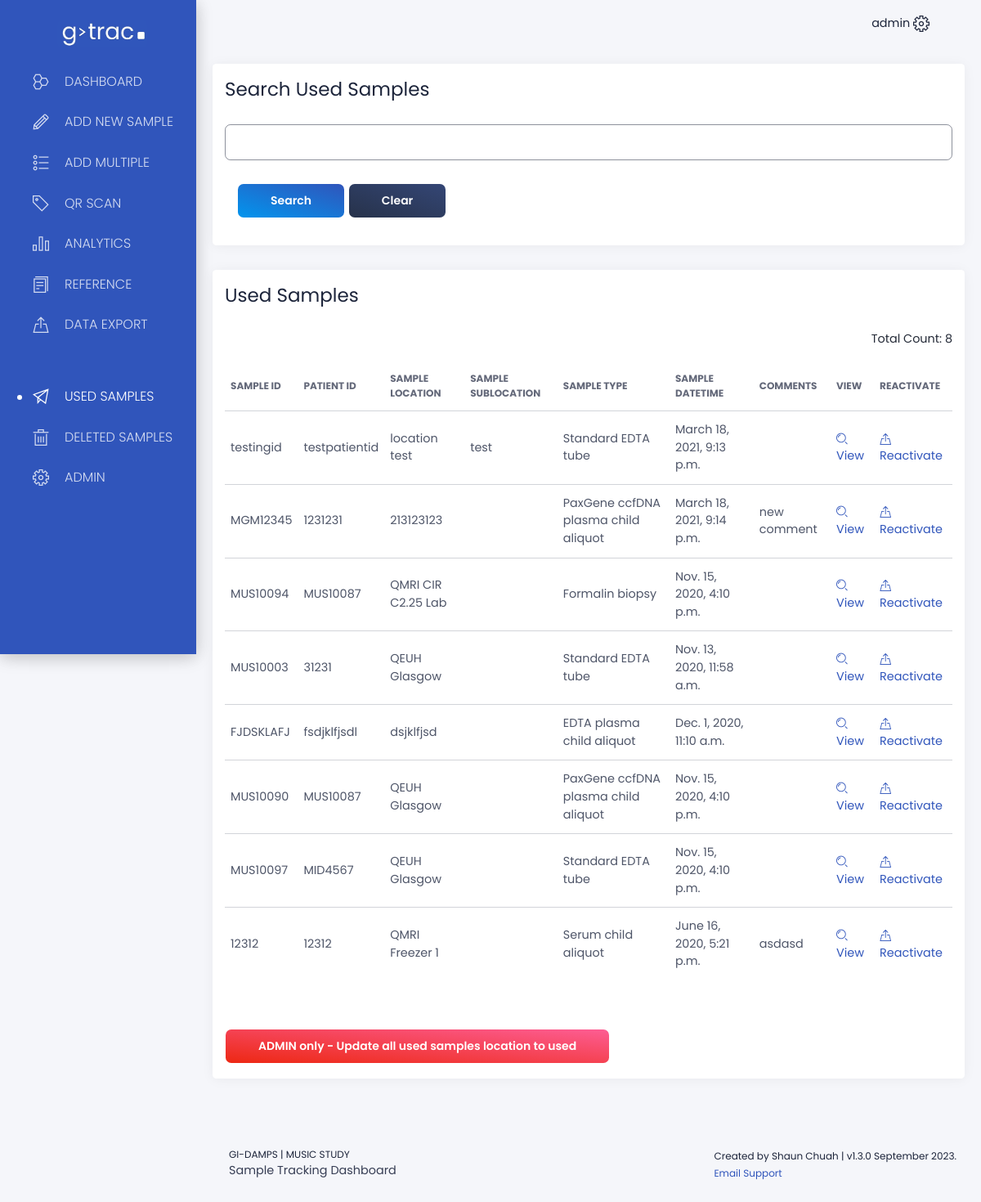
The app's page /used_samples/ (signed in) with its own data.
### app/models.py (models this page shows, shortened)
class Sample(models.Model):
    sample_id = models.CharField(max_length=200, unique=True)
    patient_id = models.CharField(max_length=200)
    sample_location = models.CharField(max_length=200)
    sample_sublocation = models.CharField(max_length=200, blank=True, null=True)
    sample_type = models.CharField(max_length=200)
    sample_datetime = models.DateTimeField()
    sample_comments = models.TextField(blank=True, null=True)
    is_deleted = models.BooleanField(default=False)
    is_fully_used = models.BooleanField(default=False)
    is_marvel_study = models.BooleanField(default=False)
    processing_datetime = models.DateTimeField(blank=True, null=True)
    frozen_datetime = models.DateTimeField(blank=True, null=True)
    sample_volume = models.DecimalField(
        max_digits=10, decimal_places=3, blank=True, null=True
    )
    sample_volume_units = models.CharField(max_length=30, blank=True, null=True)
    freeze_thaw_count = models.IntegerField(default=0)
    haemolysis_reference = models.CharField(max_length=200, blank=True, null=True)
    biopsy_location = models.CharField(max_length=100, blank=True, null=True)
    biopsy_inflamed_status = models.CharField(max_length=100, blank=True, null=True)
    created = models.DateTimeField(auto_now_add=True)
    created_by = models.CharField(max_length=200)
    last_modified = models.DateTimeField(auto_now=True)
    last_modified_by = models.CharField(max_length=200)
    history = HistoricalRecords()
    class Meta:
        ordering = ["-created"]

### app/views.py (the view)
# urls.py: path("used_samples/", views.used_samples, name="used_samples"),
@login_required(login_url="/login/")
def used_samples(request):
    sample_list = (
        Sample.objects.all()
        .filter(is_deleted=False)
        .filter(is_fully_used=True)
        .order_by("-last_modified")
    )
    sample_count = sample_list.count()
    page = request.GET.get("page", 1)
    paginator = Paginator(sample_list, SAMPLE_PAGINATION_SIZE)
    try:
        samples = paginator.page(page)
    except PageNotAnInteger:
        samples = paginator.page(1)
    except EmptyPage:
        samples = paginator.page(paginator.num_pages)
    context = {
        "sample_list": samples,
        "page_obj": samples,
        "sample_count": sample_count,
    }
    return render(request, "samples/used_samples.html", context)

### core/templates/samples/used_samples.html (shortened to what this page needs)
{% extends "layouts/base.html" %}
{% block content %}
<div class="row">
  <div class="col">
    <div class="card">
      <div class="card-header"><h3 class="card-title">Search Used Samples</h3></div>
      <div class="card-body">
        <form id="searchform" action="{% url 'used_samples_search' %}" method="GET">
          <div class="form-group">
            <input type="text" autofocus name="q" class="form-control" />
          </div>
          <div class="card-footer">
            <button type="submit" class="btn btn-fill btn-success">
              Search
            </button>
            <a href="{% url 'used_samples' %}" class="btn btn-fill btn-secondary"
              >Clear</a
            >
          </div>
        </form>
      </div>
    </div>
  </div>
</div>
<div class="row">
  <div class="col-md-12">
    <div class="card ">
      <div class="card-header">
        <h3 class="card-title">Used Samples</h3>
      </div>
      <div class="card-body">
        <div class="d-flex flex-row-reverse pb-3">
          Total Count: {{ sample_count }}
        </div>
        <div class="table-responsive">
          <table class="table tablesorter " id="">
            <thead class=" text-primary">
              <tr>
                <th>Sample ID</th>
                <th>
                  Patient ID
                </th>
                <th>
                  Sample Location
                </th>
                <th>
                  Sample Sublocation
                </th>
                <th>
                  Sample Type
                </th>
                <th>
                  Sample Datetime
                </th>
                <th>
                  Comments
                </th>
                <th>
                  View
                </th>
                <th>
                  Reactivate
                </th>
              </tr>
            </thead>
            <tbody>
              {% if sample_list %}
                  {% for sample in sample_list %}
                  <tr>
                      <td>{{ sample.sample_id }}</td>
                      <td>{{ sample.patient_id }}</td>
                      <td>{{ sample.sample_location }}</td>
                      <td>
                        {% if sample.sample_sublocation is None %}
                        {% else %}
                        {{ sample.sample_sublocation }}
                        {% endif %}
                      </td>
                      <td>{{ sample.sample_type }}</td>
                      <td>{{ sample.sample_datetime }}</td>
                      <td>{{ sample.sample_comments }}</td>
                      <td>
                        <a href="{% url 'sample_detail' pk=sample.pk %}"
                          ><i class="tim-icons icon-zoom-split"></i> View</a
                        >
                      </td>
                      <td>
                        <a href="{% url 'reactivate_sample' pk=sample.pk %}"><i class="tim-icons icon-upload"></i> Reactivate</a>
                      </td>
                    </tr>
                  {% endfor %}
              {% else %}
                  <tr><td colspan="9" align="center">No samples found.</td></tr>
              {% endif %}
            </tbody>
          </table>
        </div>
      </div>
      {% if user.is_superuser %}
      <div class="card-footer">
        <a href="{% url 'used_samples_archive_all' %}" class="btn btn-fill btn-danger"
              >ADMIN only - Update all used samples location to used</a
            >
      </div>
      {% endif %}
    </div>
  </div>
</div>
{% endblock content %}

### core/templates/layouts/base.html (shortened to what this page needs)
<!DOCTYPE html>
<html lang="en">
{% load static %}
<head>
  <link href="{% static 'assets/css/black-dashboard.css' %}" rel="stylesheet" />
  <link href="{% static 'assets/css/jquery-ui.min.css' %}" rel="stylesheet" />
  <link href="{% static 'assets/css/notes.css' %}" rel="stylesheet" />
</head>
  <body class="white-content">
    <div class="wrapper">
    {% include 'includes/sidebar.html' %}
    <div class="main-panel" data="blue">
      {% include 'includes/navigation.html' %}
      <div class="content">
        {% block content %}{% endblock content %}
      </div>
      {% include 'includes/footer.html' %}
    </div>
  </div>
  </body>
</html>

### core/templates/includes/sidebar.html
{% load static %}
<div class="sidebar" data="blue">
  <div class="sidebar-wrapper">
    <div class="glogo">
      <img src="{% static 'assets/img/gtreklogo.jpg' %}" alt="g trac logo"/>
    </div>
    {% if user.is_authenticated %}
    <ul class="nav">
      <li class="{% if request.path == '/' %}active{% endif %}">
        <a href="{% url 'home' %}">
          <i class="tim-icons icon-molecule-40"></i>
          <p>Dashboard</p>
        </a>
      </li>
      <li class="{% if request.path == '/samples/add/' %}active{% endif %}">
        <a href="{% url 'sample_add' %}">
          <i class="tim-icons icon-pencil"></i>
          <p>Add New Sample</p>
        </a>
      </li>
      <li class="{% if 'add_multiple' in request.path %}active{% endif %}">
        <a href="{% url 'barcode_add_multiple' %}">
          <i class="tim-icons icon-bullet-list-67"></i>
          <p>Add Multiple</p>
        </a>
      </li>
      <li class="{% if 'barcode' in request.path and 'add_multiple' not in request.path %}active{% endif %}">
        <a href="{% url 'barcode' %}">
          <i class="tim-icons icon-tag"></i>
          <p>QR Scan</p>
        </a>
      </li>
      <li class="{% if 'analytics' in request.path %}active{% endif %}">
        <a href="{% url 'analytics' %}">
          <i class="tim-icons icon-chart-bar-32"></i>
          <p>Analytics</p>
        </a>
      </li>
      <li class="{% if request.path == '/reference/' %}active{% endif %}">
        <a href="{% url 'reference' %}">
          <i class="tim-icons icon-single-copy-04"></i>
          <p>Reference</p>
        </a>
      </li>
      <li class="{% if request.path == '/data_export/' %}active{% endif %}">
        <a href="{% url 'data_export' %}">
          <i class="tim-icons icon-upload"></i>
          <p>Data Export</p>
        </a>
      </li>
    </ul>
    <div class="mt-5">
      <ul class="nav">
        <li class="{% if request.path == '/used_samples/' %}active{% endif %}">
          <a href="{% url 'used_samples' %}">
            <i class="tim-icons icon-send"></i>
            <p>Used Samples</p>
          </a>
        </li>
        <li class="{% if 'archive' in request.path %}active{% endif %}">
          <a href="{% url 'sample_archive' %}">
            <i class="tim-icons icon-trash-simple"></i>
            <p>Deleted Samples</p>
          </a>
        </li>
        {% if request.user.is_superuser %}
        <li>
          <a href="/admin">
            <i class="tim-icons icon-settings-gear-63"></i>
            <p>Admin</p>
          </a>
        </li>
        {% endif %}
      </ul>
    </div>
    {% endif %}
  </div>
</div>

### core/templates/includes/navigation.html (shortened to what this page needs)
{% load static %}
      <nav class="navbar navbar-expand-lg navbar-absolute navbar-transparent">
        <div class="container-fluid">
          <div class="collapse navbar-collapse" id="navigation">
            {% if user.is_authenticated %}
            <ul class="navbar-nav ml-auto">
              <li class="dropdown nav-item">
                <a href="#" class="dropdown-toggle nav-link" data-toggle="dropdown">
                  {{ user.username }}
                  <i class="tim-icons icon-settings-gear-63"></i>
                </a>
              </li>
            </ul>
            {% endif %}
          </div>
        </div>
      </nav>

### core/templates/includes/footer.html
  <footer class="footer">
    <div class="container-fluid">
      <ul class="nav">
        <li class="nav-item">
          <a target="_blank"
             href="/" class="nav-link">
             GI-DAMPS | MUSIC Study
          </a>  Sample Tracking Dashboard
        </li>
      </ul>
      <div class="copyright">
        Created by Shaun Chuah | v1.3.0 September 2023.
        <br />
        <a href="mailto:chershiong@gmail.com">Email Support</a>
      </div>
    </div>
  </footer>

### core/templates/includes/scripts.html (shortened to what this page needs)
{% load static %}

### core/static/assets/css/notes.css (style rules this page uses)
.notes h2, h3 { margin-bottom: 1rem; font-weight: 600; }

### records on screen
Sample: sample_id "testingid", patient_id "testpatientid", sample_location "location test", sample_sublocation "test", sample_type "Standard EDTA tube", sample_datetime "March 18, 2021, 9:13 p.m."
Sample: sample_id "MGM12345", patient_id "1231231", sample_location "213123123", sample_type "PaxGene ccfDNA plasma child aliquot", sample_datetime "March 18, 2021, 9:14 p.m.", sample_comments "new comment"
Sample: sample_id "MUS10094", patient_id "MUS10087", sample_location "QMRI CIR C2.25 Lab", sample_type "Formalin biopsy", sample_datetime "Nov. 15, 2020, 4:10 p.m."
Sample: sample_id "MUS10003", patient_id "31231", sample_location "QEUH Glasgow", sample_type "Standard EDTA tube", sample_datetime "Nov. 13, 2020, 11:58 a.m."
Sample: sample_id "FJDSKLAFJ", patient_id "fsdjklfjsdl", sample_location "dsjklfjsd", sample_type "EDTA plasma child aliquot", sample_datetime "Dec. 1, 2020, 11:10 a.m."
Sample: sample_id "MUS10090", patient_id "MUS10087", sample_location "QEUH Glasgow", sample_type "PaxGene ccfDNA plasma child aliquot", sample_datetime "Nov. 15, 2020, 4:10 p.m."
Sample: sample_id "MUS10097", patient_id "MID4567", sample_location "QEUH Glasgow", sample_type "Standard EDTA tube", sample_datetime "Nov. 15, 2020, 4:10 p.m."
Sample: sample_id "12312", patient_id "12312", sample_location "QMRI Freezer 1", sample_type "Serum child aliquot", sample_datetime "June 16, 2020, 5:21 p.m.", sample_comments "asdasd"

### other values on screen
{{ user.username }} "admin"
{{ sample_count }} "8"
